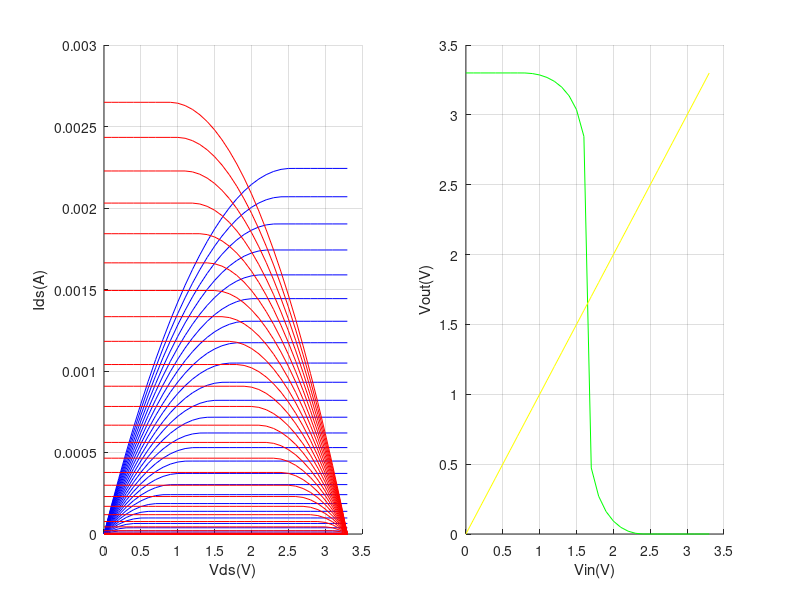

Write MATLAB code to recreate this figure.
%Programa para graficar comportamiento ideal del un inversor
%ITCR/Introducci?n al dise?o de circuitos integrados
%Prof. Dr.-Ing. Alfonso Chac?n Rodr?guez
%Estudiantes: Francis L?pez Montero /Jeffry Quir?s Fallas

%Par?metros NMOS

lambda=0.3*10^-6;
wn=12*lambda;
ln=2*lambda;

%Par?metros PMOS
x=4;
lp=ln;
wp=x*wn;
%Voltaje Umbral N 
Vtn=0.77;

%Voltaje Umbral P
Vtp=(-0.89);

%Tension alimentacion
Vdd=3.3;

%tox=1.41;
%e0=8.854e-12;%Permitividad del vac?o
%Cox=3.6*e0/(tox*10^-9);

betan=58.4*10^-6;
betap=(-19.0*10^-6);

r=(-betap*(wp/lp))/(betan*(wn/ln));%relaci?n betas

Vinv=(Vdd+Vtp+Vtn*sqrt(1/r))/(1+sqrt(1/r));

n=1;

for Vin=0:0.1:Vdd
    Vingraf(n)=Vin;
    m=1;
    VGTp=abs(Vin-Vdd) + Vtp;    
    VGTn=Vin-Vtn;
    cp=0;
    cn=0;
    for Vout=0:0.1:Vdd
        Voutgraf(m)=Vout;
     

        %Ecuaciones region PMOS
        if(Vin>Vdd + Vtp)%PMOS CORTE
            Idp=0;
            
        elseif((Vin<Vdd + Vtp) && (Vout>Vin - Vtp))%PMOS LINEAL
            Vdsp=abs(Vout-Vdd);
            Idp=betap*(wp/lp)*(2*VGTp-Vdsp)*Vdsp;
            
        elseif((Vin<Vdd + Vtp) && (Vout<Vin - Vtp))%PMOS SATURACION
            Idp=betap*(wp/lp)*(VGTp)^2;
            
        end
        Idsp(m,n)=abs(Idp);
%_-------------------------------------------------------------------------        
        %Ecuaciones region NMOS
        if(Vin<Vtn)
            Idsn(m,n)=0;
        elseif((Vin>Vtn)&&(Vout<Vin - Vtn))
            Vdsn=Vout;
            Idsn(m,n)=betan*(wn/ln)*((2*VGTn)-Vdsn)*Vdsn;
        elseif((Vin>Vtn)&&(Vout>Vin - Vtn))
            Idsn(m,n)=betan*(wn/ln)*(VGTn)^2;
        end
        m=m+1;
    end
    if(Vin<Vtn)
        Vo(n)=Vdd;
    elseif(Vtn<=Vin && Vin<Vinv)
        a=1;
        b=(-2*VGTp);
        c=((VGTn)^2)/r;
        d=(b^2)-4*a*c;
        x1=(-b-sqrt(d))/(2*a);
        Vo(n)= 3.3-x1;
    elseif(Vin==Vinv)
        Vo(n)=Vinv;
    elseif(Vinv<Vin && Vin<=Vdd+Vtp)
        a=1;
        b=(-2*VGTn);
        c=((VGTp)^2)*r;
        d=(b^2)-4*a*c;
        x1=(-b-sqrt(d))/(2*a);
        Vo(n)= x1;
    elseif (Vin>Vdd+Vtp)
        Vo(n)=0;    
    end
    n=n+1;
end
subplot(1,2,1);
plot(Voutgraf,Idsn,'b',Voutgraf,Idsp,'r')
xlabel('Vds(V)')
ylabel('Ids(A)')
axis on
grid on
box off
subplot(1,2,2);
plot(Vingraf,Vo,'g',Vingraf,Vingraf,'y')
xlabel('Vin(V)')
ylabel('Vout(V)')
axis on
grid on
box off
        